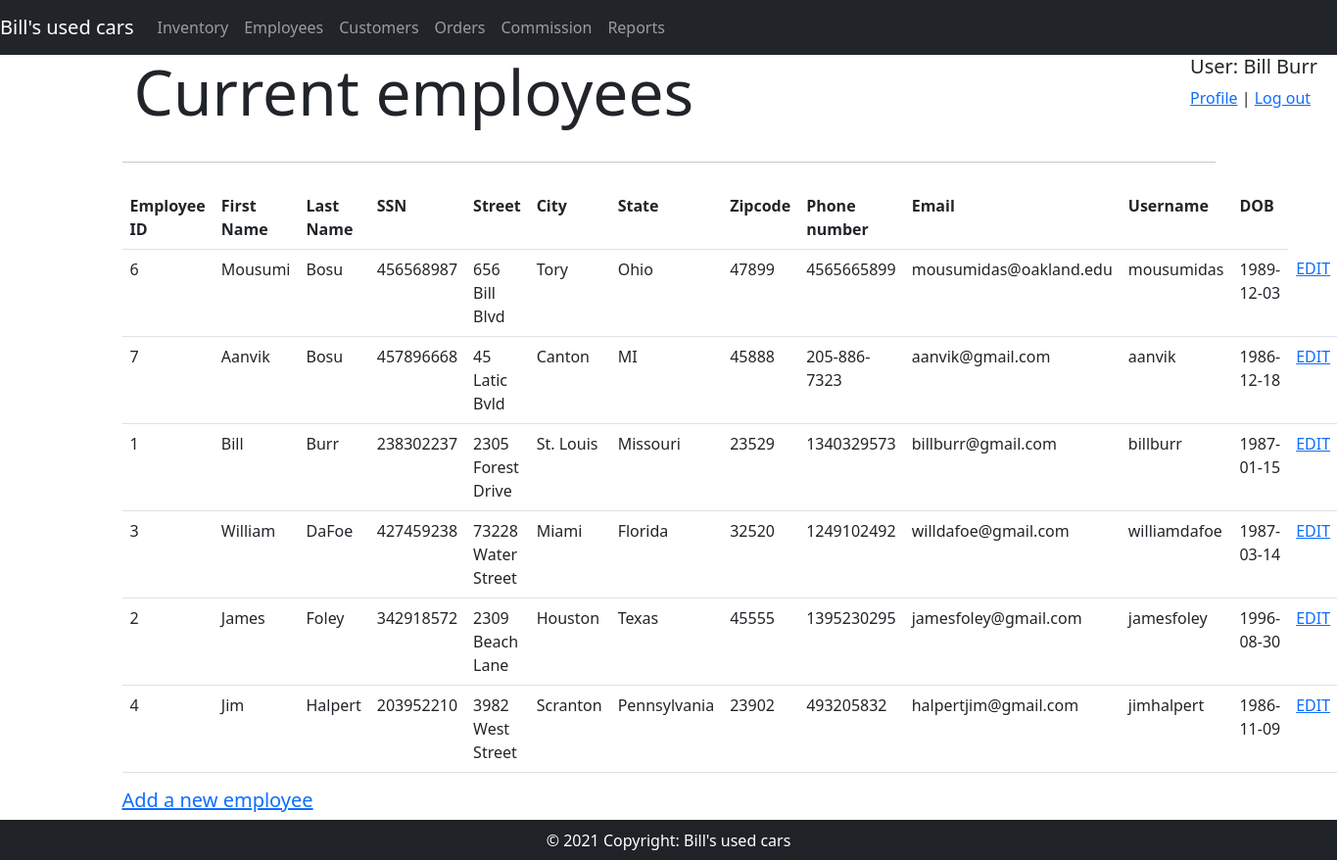
The app's page /admin/fetchEmployee.php (signed in) with its own data.
### tables this page shows
CREATE TABLE IF NOT EXISTS `employees` (
  `employee_ID` int(11) NOT NULL AUTO_INCREMENT,
  `role_ID` int(11) NOT NULL,
  `first_name` varchar(50) NOT NULL,
  `last_name` varchar(50) NOT NULL,
  `SSN` varchar(10) NOT NULL,
  `street` varchar(50) NOT NULL,
  `city` varchar(50) NOT NULL,
  `state` varchar(50) NOT NULL,
  `zip_code` int(11) NOT NULL,
  `phone_number` varchar(20) NOT NULL,
  `email` varchar(50) NOT NULL,
  `username` varchar(50) NOT NULL,
  `DOB` date NOT NULL,
  `start_date` date NOT NULL,
  `password` varchar(50) NOT NULL,
  PRIMARY KEY (`employee_ID`),
  UNIQUE KEY `employee_ID` (`employee_ID`),
  KEY `employees_fk_1` (`role_ID`),
  CONSTRAINT `employees_fk_1` FOREIGN KEY (`role_ID`) REFERENCES `roles` (`role_id`)
);

### admin/fetchEmployee.php (the view, shortened to what this page needs)
<?php
require('dbconnector.php');
require('admin_menu.php');
?>
   <div class="jumbotron">
     <div class="container">
     <div class="row">
         <div class="col-md-8">
            <h1 class="display-3">Current employees</h1>
          </div>
     </div>
          <hr class="my-4">
               <table class="table">
          <tr>
                <th scope="col">Employee ID</th>
                <th scope="col">First Name</th>
                <th scope="col">Last Name</th>
                <th scope="col">SSN</th>
                <th scope="col">Street</th>
                <th scope="col">City</th>
                <th scope="col">State</th>
                <th scope="col">Zipcode</th>
                <th scope="col">Phone number</th>
                <th scope="col">Email</th>
                <th scope="col">Username</th>
				<th scope="col">DOB</th>
          </tr>
              <?php
        $sql = "SELECT * FROM employees ORDER BY last_name ASC";
        $result = $connection->query($sql);
        if($result->num_rows>0)
        {
            while($row=$result -> fetch_assoc())
            {
               echo "<tr><td>". $row['employee_ID']."</td>\n";
               echo "<td>". $row['first_name']."</td>\n";
               echo "<td>". $row['last_name']."</td>\n";
               echo "<td>". $row['SSN']."</td>\n";
               echo "<td>". $row['street']."</td>\n";
               echo "<td>". $row['city']."</td>\n";
               echo "<td>". $row['state']."</td>\n";
               echo "<td>". $row['zip_code']."</td>\n";
               echo "<td>". $row['phone_number']."</td>\n";
               echo "<td>". $row['email']."</td>\n";
                echo "<td>". $row['username']."</td>\n";
               echo "<td>". $row['DOB']."</td>\n";
                 echo "<td><a href='addEmployee.php?empID=". $row['employee_ID']."'>EDIT</a></td>";
                    echo "</tr>";
            }
        }
        else{
            echo "No Results";
        }
        ?>
      </table>
       <div class="row">
         <div class="col-md-8">
             <h5><a href="addEmployee.php">Add a new employee</a></h5>
          </div>
        </div>
      </div>
        </div>
<?php
    require('admin_footer.php');
?>

### records on screen
employees: employee_ID "6", first_name "Mousumi", last_name "Bosu", SSN "456568987", street "656 Bill Blvd", city "Tory", state "Ohio", zip_code "47899", phone_number "4565665899", email "mousumidas@oakland.edu", username "mousumidas", DOB "1989-12-03"
employees: employee_ID "7", first_name "Aanvik", last_name "Bosu", SSN "457896668", street "45 Latic Bvld", city "Canton", state "MI", zip_code "45888", phone_number "205-886-7323", email "aanvik@gmail.com", username "aanvik", DOB "1986-12-18"
employees: employee_ID "1", first_name "Bill", last_name "Burr", SSN "238302237", street "2305 Forest Drive", city "St. Louis", state "Missouri", zip_code "23529", phone_number "1340329573", email "billburr@gmail.com", username "billburr", DOB "1987-01-15"
employees: employee_ID "3", first_name "William", last_name "DaFoe", SSN "427459238", street "73228 Water Street", city "Miami", state "Florida", zip_code "32520", phone_number "1249102492", email "willdafoe@gmail.com", username "williamdafoe", DOB "1987-03-14"
employees: employee_ID "2", first_name "James", last_name "Foley", SSN "342918572", street "2309 Beach Lane", city "Houston", state "Texas", zip_code "45555", phone_number "1395230295", email "jamesfoley@gmail.com", username "jamesfoley", DOB "1996-08-30"
employees: employee_ID "4", first_name "Jim", last_name "Halpert", SSN "203952210", street "3982 West Street", city "Scranton", state "Pennsylvania", zip_code "23902", phone_number "493205832", email "halpertjim@gmail.com", username "jimhalpert", DOB "1986-11-09"

### other values on screen
$first_name "Bill"
$last_name "Burr"
